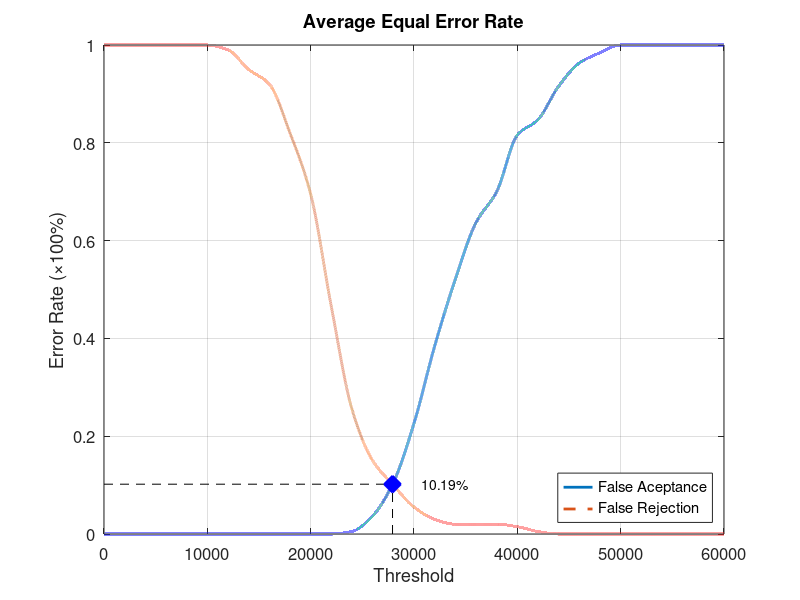
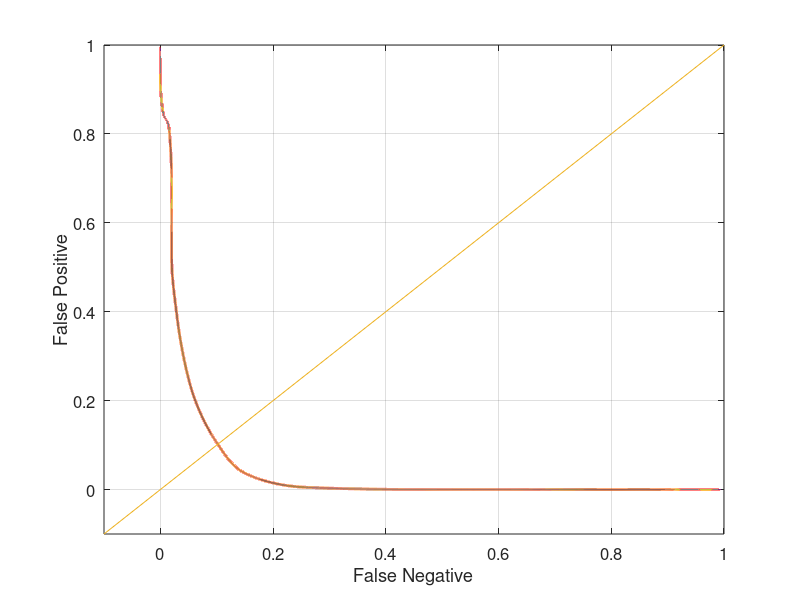

Reproduce these figures in MATLAB, in order.
function yEER = Database2_3
close all;
clear;
clc;
x = 0:2000:60000;
xq = 0:0.5:60000;

y0 = [0 0 0 0 0 0 0 0 0 0 0 0 0.00526316 0.0368421 0.105263 0.226316 0.384211 0.521053 0.636842 0.7 0.815789 0.847368 0.915789 0.963158 0.984211 1 1 1 1 1 1];
yy0 = interp1(x, y0, xq, 'pchip');
y1 = [1 1 1 1 1 1 0.99 0.95 0.92 0.82 0.695 0.465 0.255 0.15 0.1 0.055 0.03 0.02 0.02 0.02 0.015 0.005 0 0 0 0 0 0 0 0 0];
yy1 = interp1(x, y1, xq, 'pchip');

% Calculating EER: 
y2 = abs(y0 - y1);
find(y2 == min(y2))
yy2 = abs(yy0 - yy1);
xEER = find(yy2 == min(yy2));
xEERIndex = xq(xEER) % X-axis EER
yEER = yy0(xEER) % Y-axis EER

main = figure
plot(xq, yy0,'-','LineWidth', 2);	hold on
plot(xq, yy1,'--','LineWidth', 2);	hold on
plot([xEERIndex xEERIndex], [0 yEER], 'k--');	hold on
plot([0 xEERIndex], [yEER yEER], 'k--');	hold on
plot(xEERIndex, yEER, 'bx', 'LineWidth', 10);	hold on
text(xEERIndex + 10 * xEERIndex / 100, yEER, [num2str(round((10000 * yEER)) / 100) '%'])
legend('False Aceptance', 'False Rejection', 'Location', 'SouthEast')
xlabel('Threshold')
ylabel('Error Rate (\times100%)')
title('Average Equal Error Rate')
set(gca, 'FontSize', 12)
axis([0 60000 0 1])
grid on

print(main, 'Database2_3Main', '-dpng');
FNRxFPR = figure('Color', [1 1 1]);
plot(yy1, yy0, '-', yy1, yy0, 'LineWidth', 2);
hold on
y = -0.1:0.1:1
plot(y, y); 
set(gca, 'FontSize', 12)
xlabel('False Negative')
ylabel('False Positive')
axis([-0.1 1 -0.1 1])
set(gca, 'FontSize', 12)
grid on

print(FNRxFPR, 'Database2_3FNRxFPR','-dpng');
end
